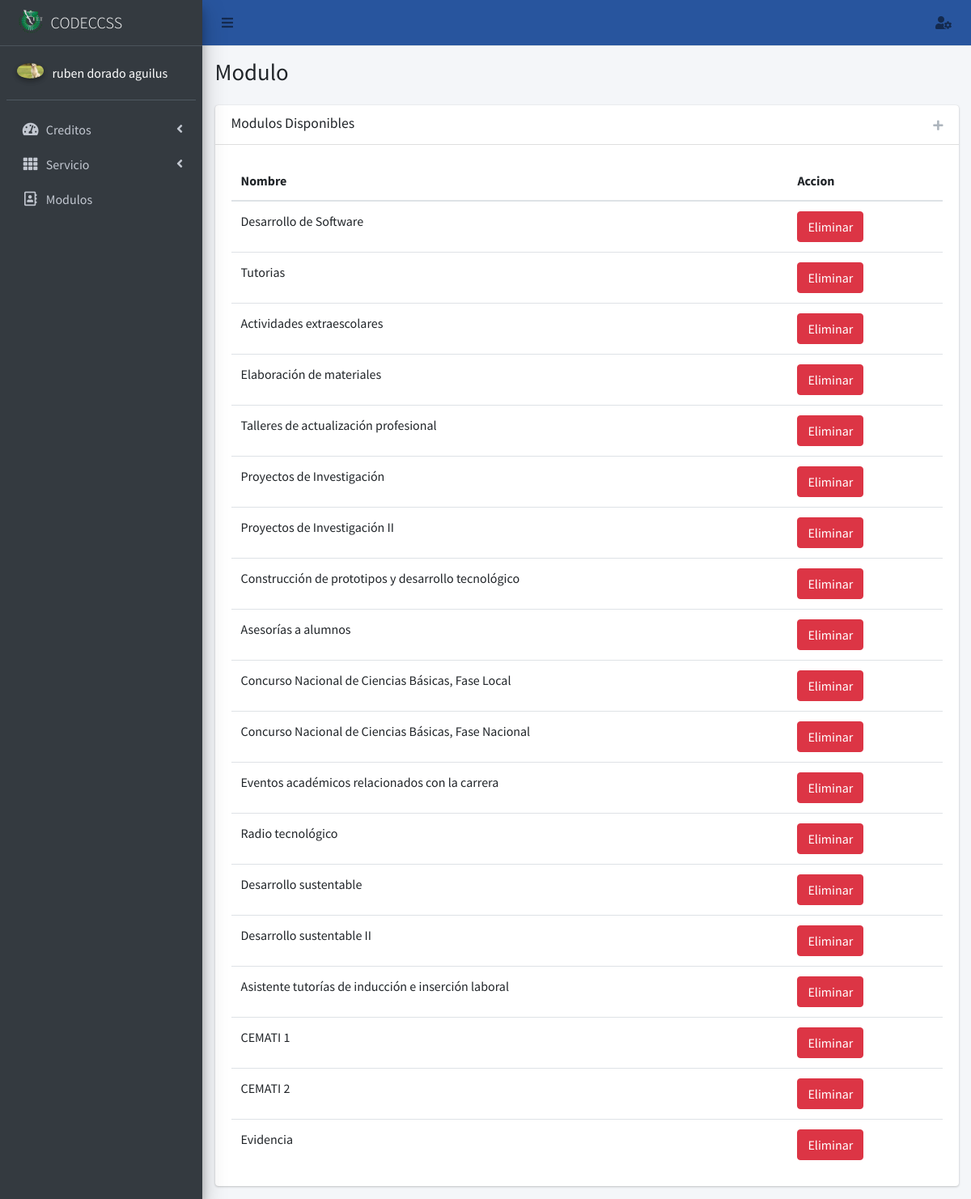
Screenshot of /modulo/ (signed in) with the database file from the repository.
### core/models.py (models this page shows, shortened)
class Perfil(models.Model):
    user=models.OneToOneField(User,null=True,on_delete=models.SET_NULL)
    nombre=models.CharField(max_length=56, blank=False, null=False)
    apellido_paterno=models.CharField(max_length=56, blank=False, null=False)
    apellido_materno=models.CharField(max_length=56, blank=False, null=False)
    modulo=models.ManyToManyField(Modulo, blank=True)
    email_institucional=models.CharField(max_length=126, blank=False, null=False, validators=[RegexValidator(regex=r'(^[a-zA-Z0-9_.+-]+@tectijuana.edu.mx+$)|(^[a-zA-Z0-9_.+-]+@tectijuana.tecnm.mx+$)',message="El formato del correo debe ser @tectijuana.edu.mx")])
    foto=models.ImageField(upload_to=rename_folder_photo, max_length=126, blank=True, null=True)
    estado=models.BooleanField(default=False)
    created_at = models.DateTimeField("Creado ", auto_now_add=True)
    updated_at = models.DateTimeField("Actualizado ", auto_now=True)
    class Meta:
        verbose_name="Perfil"
        verbose_name_plural="Perfiles"

class Modulo(models.Model):
    tipo=models.CharField(max_length=56, blank=False, null=False, unique=True)
    maximo=models.CharField(max_length=56, blank=False, null=False)
    created_at = models.DateTimeField("Creado ", auto_now_add=True)
    updated_at = models.DateTimeField("Actualizado ", auto_now=True)
    class Meta:
        verbose_name="Modulo"
        verbose_name_plural="Modulos"

### core/views.py (the view, shortened to what this page needs)
# urls.py: path('modulo/',views.modulo,name='modulo'),
@login_required(login_url='login_docente')
def modulo(request):
    contexto={
        'title':'Modulo',
        'titulo':'Modulo',
        'usuario': Perfil.objects.get(user=request.user.id),
        'data':Modulo.objects.all(),
    }
    return render(request,'docente/modulo.html',contexto)

### core/templatetags/templates.py (called while the page is built)
@register.filter(name='has_group')
def has_group(user, group_name):
       groups = user.groups.all().values_list('name', flat=True)
       return True if group_name in groups else False

@register.simple_tag
def loadsession(user):
       bandera=False
       data=Perfil.objects.get(user=user)
       if data.estado:
              bandera=True
       return bandera

### templates/docente/modulo.html (shortened to what this page needs)
{%extends 'docente/inicio.html' %}
{% load staticfiles %}
{%load templates%}
{%block content%}
<div class="col-lg-12">
  {%if request.user.is_superuser%}
    <div class="card">
        <div class="card-header">
            <h5 class="card-title">Modulos Disponibles</h5>
            <div class="card-tools">
              <button type="button" class="btn btn-tool agregar" title="Agregar Modulo" data-toggle="modal" data-target="#modal">
                <i class="fas fa-plus"></i>
              </button>
            </div>
          </div>
          <div class="card-body">
            <table class="table table-hover text-nowrap">
                <thead>
                  <tr>
                    <th>Nombre</th>
                    <th>Accion</th>
                  </tr>
                </thead>
                <tbody>
                    {%for values in data%}
                  <tr class="row-select">
                      <td>{{values.tipo}}</td>
                      <td><button class="btn btn-danger other" value="{{values.id}}">Eliminar</button></td>
                    </tr>
                  {%endfor%}
                    </tbody>
              </table>
          </div>
    </div>
      {%else%}
      <p>No tienes permisos para poder realizar esta accion</p>
      {%endif%}
</div>
{%endblock content%}

### templates/docente/inicio.html (shortened to what this page needs)
{% load staticfiles %}
{%load templates%}
<!DOCTYPE html>
<html lang="en">
<head>
  <link rel="stylesheet" href="/static/iconos/css/all.min.css">
  <link rel="stylesheet" href="/static/css/admin.min.css">
</head>
<body class="hold-transition sidebar-mini">
   {%loadsession request.user.id as value%}
  {%if value%}
<div class="wrapper">
  {% if user.is_authenticated %}
  {%include "docente/navbar.html"%}
  {%include "docente/aside.html"%}
  {%endif%}
  <div class="content-wrapper">
    <div class="content-header">
      <div class="container-fluid">
        <div class="row mb-2">
          <div class="col-sm-6">
            <h1 class="m-0">{{titulo}}</h1>
          </div>
        </div>
      </div>
    </div>
    <div class="content">
      <div class="container-fluid">
        <div class="row">
          {% if user.is_authenticated %}
                {%block content%}
                {%endblock content%}
                {% else %}
                <p>No se puede mostrar el contenido de esta pagina.</p>
                <p>Iniciar sesión para continuar.</p>
              {%endif%}
          </div>
        </div>
      </div>
    </div>
  </div>
  {%endif%}
</body>
</html>

### templates/docente/navbar.html (shortened to what this page needs)
<nav class="main-header navbar navbar-expand navbar-white navbar-light">
    <ul class="navbar-nav">
      <li class="nav-item">
        <a class="nav-link" data-widget="pushmenu" href="#" role="button"><i class="fas fa-bars"></i></a>
      </li>
    </ul>
    <ul class="navbar-nav ml-auto">
      <li class="nav-item dropdown">
        <a class="nav-link" data-toggle="dropdown" href="#">
          <i class="fas fa-user-cog"></i>
        </a>
      </li>
    </ul>
  </nav>

### templates/docente/aside.html (shortened to what this page needs)
{%load templates%}
<aside class="main-sidebar sidebar-dark-primary elevation-4">
    <a href="" class="brand-link">
        <img src="/static/img/logo_TECT.png" alt="Logo TecNM" class="brand-image" style="opacity: .8">
        <span class="brand-text font-weight-light">CODECCSS</span>
    </a>
    <div class="sidebar">
        <div class="user-panel mt-3 pb-3 mb-3 d-flex">
            <div class="image">
                {%if usuario.foto%}
                <img src="{{usuario.foto.url}}" class="img-circle elevation-2" alt="User Image"> {%else%}
                <img src="/static/img/usernone.png" class="img-circle elevation-2" alt="User Image"> {%endif%}
            </div>
            <div class="info">
                <span style="color: white;">{{usuario.nombre}} {{usuario.apellido_paterno}} {{usuario.apellido_materno}}</span>
            </div>
        </div>
        <nav class="mt-2">
            <ul class="nav nav-pills nav-sidebar flex-column" data-widget="treeview" role="menu" data-accordion="false">
                {% if request.user|has_group:"Docente" or request.user.is_superuser %}
                <li class="nav-item">
                    <a href="#" class="nav-link">
                        <i class="nav-icon fas fa-tachometer-alt"></i>
                        <p>
                            Creditos
                            <i class="right fas fa-angle-left"></i>
                        </p>
                    </a>
                </li>
                {%endif%} {% if request.user|has_group:"Servicio" or request.user.is_superuser %}
                <li class="nav-item">
                    <a href="#" class="nav-link">
                        <i class="nav-icon fas fa-th"></i>
                        <p>
                            Servicio
                            <i class="right fas fa-angle-left"></i>
                        </p>
                    </a>
                </li>
                {%endif%} {% if request.user.is_superuser %}
                <li class="nav-item">
                    <a href="{%url 'modulo'%}" class="nav-link">
                        <i class="nav-icon far fa-address-book"></i>
                        <p>
                            Modulos
                        </p>
                    </a>
                </li>
                {%endif%}
            </ul>
        </nav>
    </div>
</aside>

### rows the page displays
Perfil: foto (picture), nombre "ruben", apellido_paterno "dorado", apellido_materno "aguilus"
Modulo: tipo "Desarrollo de Software", {{ values.id }} 1 (drawn)
Modulo: tipo "Tutorias", {{ values.id }} 4 (drawn)
Modulo: tipo "Actividades extraescolares", {{ values.id }} 11 (drawn)
Modulo: tipo "Elaboración de materiales", {{ values.id }} 12 (drawn)
Modulo: tipo "Talleres de actualización profesional", {{ values.id }} 13 (drawn)
Modulo: tipo "Proyectos de Investigación", {{ values.id }} 14 (drawn)
Modulo: tipo "Proyectos de Investigación II", {{ values.id }} 15 (drawn)
Modulo: tipo "Construcción de prototipos y desarrollo tecnológico", {{ values.id }} 16 (drawn)
Modulo: tipo "Asesorías a alumnos", {{ values.id }} 17 (drawn)
Modulo: tipo "Concurso Nacional de Ciencias Básicas, Fase Local", {{ values.id }} 18 (drawn)
Modulo: tipo "Concurso Nacional de Ciencias Básicas, Fase Nacional", {{ values.id }} 19 (drawn)
Modulo: tipo "Eventos académicos relacionados con la carrera", {{ values.id }} 20 (drawn)
Modulo: tipo "Radio tecnológico", {{ values.id }} 21 (drawn)
Modulo: tipo "Desarrollo sustentable", {{ values.id }} 22 (drawn)
Modulo: tipo "Desarrollo sustentable II", {{ values.id }} 23 (drawn)
Modulo: tipo "Asistente tutorías de inducción e inserción laboral", {{ values.id }} 24 (drawn)
Modulo: tipo "CEMATI 1", {{ values.id }} 25 (drawn)
Modulo: tipo "CEMATI 2", {{ values.id }} 26 (drawn)
Modulo: tipo "Evidencia", {{ values.id }} 27 (drawn)

### other values shown
{{ titulo }} "Modulo"
